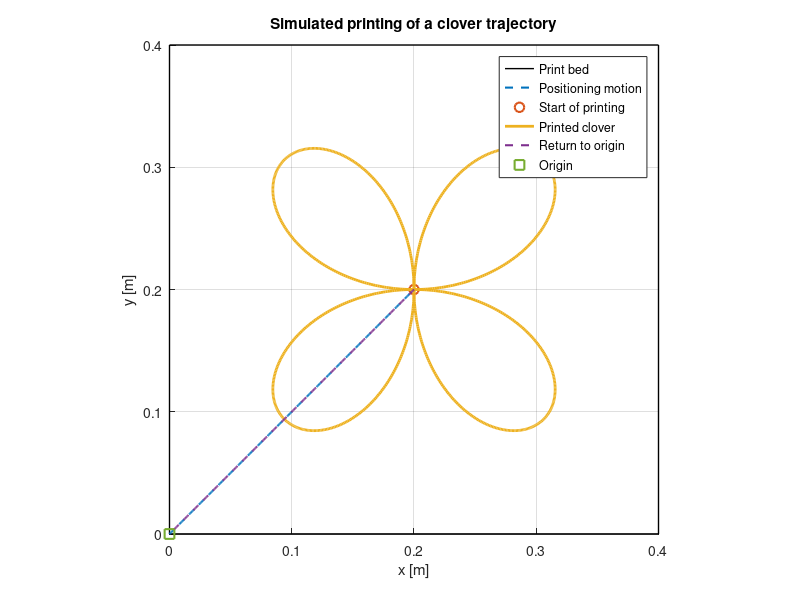

MATLAB code to generate this figure:
clear
close all
clc

%% =========================================================
%  PRINTING AREA AND CLOVER GEOMETRY
% ==========================================================

Lbed = 0.40;          % print-bed side length [m]

xc = Lbed/2;
yc = Lbed/2;

a = 0.15;             % clover scale [m]

omega = 2*pi/10;      % angular speed [rad/s]

% Starting point of the clover (phi = 0)
xs = xc;
ys = yc;

%% =========================================================
%  PHYSICAL PARAMETERS
% ==========================================================

m     = 0.15;
Jm    = 1.5e-6;
rm    = 6e-3;
Km    = 0.025;

mu_r  = 5.5e-3;
mu_lx = 0.04;
mu_ly = 0.04;

Lm = 3e-4;
Rm = 2;

% Equivalent parameters
Meq = m + 2*Jm/rm^2;

Bx = 2*mu_lx + 8*mu_r;
By = 2*mu_ly + 4*mu_r;

%% =========================================================
%  STATE-SPACE MODEL
% ==========================================================

A = [0  1                  0                  0  0                  0;
     0 -Bx/Meq             Km/(rm*Meq)        0  0                  0;
     0 -2*Km/(Lm*rm)      -Rm/Lm              0  0                  0;
     0  0                  0                  0  1                  0;
     0  0                  0                  0 -By/Meq             Km/(rm*Meq);
     0  0                  0                  0 -2*Km/(Lm*rm)      -Rm/Lm];

B = [0       0;
     0       0;
     1/Lm    0;
     0       0;
     0       0;
     0       1/Lm];

C = [1 0 0 0 0 0;
     0 0 0 1 0 0];

D = zeros(2,2);

sys = ss(A,B,C,D);

%% =========================================================
%  PHASE 1 - POSITIONING TO START POINT
% ==========================================================

vpos = 0.10;                  % constant positioning speed [m/s]

distance_out = sqrt(xs^2 + ys^2);
Tmove = distance_out/vpos;

vx_out = vpos*xs/distance_out;
vy_out = vpos*ys/distance_out;

% Constant transformed currents
ix_move = (rm/Km)*(Bx*vx_out);
iy_move = (rm/Km)*(By*vy_out);

% Constant transformed voltages
ux_move = Rm*ix_move + (2*Km/rm)*vx_out;
uy_move = Rm*iy_move + (2*Km/rm)*vy_out;

% Physical motor quantities
iL_move = 0.5*(ix_move + iy_move);
iR_move = 0.5*(ix_move - iy_move);

uL_move = 0.5*(ux_move + uy_move);
uR_move = 0.5*(ux_move - uy_move);

t1 = linspace(0,Tmove,400)';

U1 = [ux_move*ones(size(t1)), ...
      uy_move*ones(size(t1))];

X01 = [0;
       vx_out;
       ix_move;
       0;
       vy_out;
       iy_move];

[Y1,t1,X1] = lsim(sys,U1,t1,X01);

x1 = Y1(:,1);
y1 = Y1(:,2);

%% =========================================================
%  PHASE 2 - PRE-PRINT WAIT
% ==========================================================

Twait_pre = 1;                % waiting time before printing [s]

t2 = linspace(0,Twait_pre,100)';

U2 = zeros(length(t2),2);

X02 = [xs;
       0;
       0;
       ys;
       0;
       0];

[Y2,t2,X2] = lsim(sys,U2,t2,X02);

x2 = Y2(:,1);
y2 = Y2(:,2);

%% =========================================================
%  PHASE 3 - PRINT CLOVER
% ==========================================================

phi_end = 2*pi;
Tclover = phi_end/omega;

phi = @(t) omega*t;

% Desired clover trajectory
xd = @(t) xc + a*sin(2*phi(t)).*cos(phi(t));
yd = @(t) yc + a*sin(2*phi(t)).*sin(phi(t));

% First derivatives
dxd = @(t) a*omega*( ...
      2*cos(2*phi(t)).*cos(phi(t)) ...
    - sin(2*phi(t)).*sin(phi(t)) );

dyd = @(t) a*omega*( ...
      2*cos(2*phi(t)).*sin(phi(t)) ...
    + sin(2*phi(t)).*cos(phi(t)) );

% Second derivatives
ddxd = @(t) a*omega^2*( ...
     -5*sin(2*phi(t)).*cos(phi(t)) ...
     -4*cos(2*phi(t)).*sin(phi(t)) );

ddyd = @(t) a*omega^2*( ...
     -5*sin(2*phi(t)).*sin(phi(t)) ...
     +4*cos(2*phi(t)).*cos(phi(t)) );

% Third derivatives
dddxd = @(t) a*omega^3*( ...
     -14*cos(2*phi(t)).*cos(phi(t)) ...
     +13*sin(2*phi(t)).*sin(phi(t)) );

dddyd = @(t) a*omega^3*( ...
     -14*cos(2*phi(t)).*sin(phi(t)) ...
     -13*sin(2*phi(t)).*cos(phi(t)) );

% Required transformed currents
ix = @(t) (rm/Km) * ...
    (Meq*ddxd(t) + Bx*dxd(t));

iy = @(t) (rm/Km) * ...
    (Meq*ddyd(t) + By*dyd(t));

% Physical motor currents
iL = @(t) 0.5*(ix(t) + iy(t));
iR = @(t) 0.5*(ix(t) - iy(t));

% Current derivatives
dix = @(t) (rm/Km) * ...
    (Meq*dddxd(t) + Bx*ddxd(t));

diy = @(t) (rm/Km) * ...
    (Meq*dddyd(t) + By*ddyd(t));

% Required transformed voltages
ux = @(t) Lm*dix(t) ...
    + Rm*ix(t) ...
    + (2*Km/rm)*dxd(t);

uy = @(t) Lm*diy(t) ...
    + Rm*iy(t) ...
    + (2*Km/rm)*dyd(t);

% Physical motor voltages
uL = @(t) 0.5*(ux(t) + uy(t));
uR = @(t) 0.5*(ux(t) - uy(t));

t3 = linspace(0,Tclover,1000)';

U3 = [ux(t3), uy(t3)];

X03 = [xd(0);
       dxd(0);
       ix(0);
       yd(0);
       dyd(0);
       iy(0)];

[Y3,t3,X3] = lsim(sys,U3,t3,X03);

x3 = Y3(:,1);
y3 = Y3(:,2);

%% =========================================================
%  PHASE 4 - POST-PRINT WAIT
% ==========================================================

Twait_post = 1;               % waiting time after printing [s]

xf = x3(end);
yf = y3(end);

t4 = linspace(0,Twait_post,100)';

U4 = zeros(length(t4),2);

X04 = [xf;
       0;
       0;
       yf;
       0;
       0];

[Y4,t4,X4] = lsim(sys,U4,t4,X04);

x4 = Y4(:,1);
y4 = Y4(:,2);

%% =========================================================
%  PHASE 5 - RETURN TO ORIGIN
% ==========================================================

distance_home = sqrt(xf^2 + yf^2);
Thome = distance_home/vpos;

vx_home = -vpos*xf/distance_home;
vy_home = -vpos*yf/distance_home;

% Constant transformed currents
ix_home = (rm/Km)*(Bx*vx_home);
iy_home = (rm/Km)*(By*vy_home);

% Constant transformed voltages
ux_home = Rm*ix_home + (2*Km/rm)*vx_home;
uy_home = Rm*iy_home + (2*Km/rm)*vy_home;

% Physical motor quantities
iL_home = 0.5*(ix_home + iy_home);
iR_home = 0.5*(ix_home - iy_home);

uL_home = 0.5*(ux_home + uy_home);
uR_home = 0.5*(ux_home - uy_home);

t5 = linspace(0,Thome,400)';

U5 = [ux_home*ones(size(t5)), ...
      uy_home*ones(size(t5))];

X05 = [xf;
       vx_home;
       ix_home;
       yf;
       vy_home;
       iy_home];

[Y5,t5,X5] = lsim(sys,U5,t5,X05);

x5 = Y5(:,1);
y5 = Y5(:,2);

%% =========================================================
%  PRINTING BOOLEAN
% ==========================================================

printing1 = zeros(size(t1));
printing2 = zeros(size(t2));
printing3 = ones(size(t3));
printing4 = zeros(size(t4));
printing5 = zeros(size(t5));

printing = [printing1;
            printing2;
            printing3;
            printing4;
            printing5];

%% =========================================================
%  GLOBAL TIME VECTOR
% ==========================================================

t1_global = t1;

t2_global = Tmove + t2;

t3_global = Tmove ...
          + Twait_pre ...
          + t3;

t4_global = Tmove ...
          + Twait_pre ...
          + Tclover ...
          + t4;

t5_global = Tmove ...
          + Twait_pre ...
          + Tclover ...
          + Twait_post ...
          + t5;

t_global = [t1_global;
            t2_global;
            t3_global;
            t4_global;
            t5_global];

%% =========================================================
%  COMPLETE TRAJECTORY
% ==========================================================

x_total = [x1;
           x2;
           x3;
           x4;
           x5];

y_total = [y1;
           y2;
           y3;
           y4;
           y5];

%% =========================================================
%  PLOT
% ==========================================================

figure
hold on

% Print-bed boundary
plot([0 Lbed Lbed 0 0], ...
     [0 0 Lbed Lbed 0], ...
     'k-', 'LineWidth', 1)

% Positioning motion
plot(x1,y1,'--','LineWidth',1.5)

% Start of printing
plot(xs,ys,'o','MarkerSize',7,'LineWidth',1.5)

% Printed clover
plot(x3,y3,'-','LineWidth',2)

% Return to origin
plot(x5,y5,'--','LineWidth',1.5)

% Origin
plot(0,0,'s','MarkerSize',7,'LineWidth',1.5)

axis equal
grid on

xlim([0 Lbed])
ylim([0 Lbed])

xlabel('x [m]')
ylabel('y [m]')

legend('Print bed', ...
       'Positioning motion', ...
       'Start of printing', ...
       'Printed clover', ...
       'Return to origin', ...
       'Origin', ...
       'Location','best')

title('Simulated printing of a clover trajectory')
